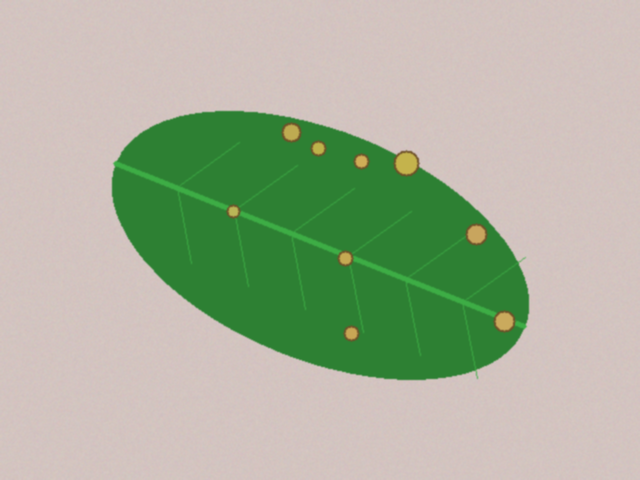
#> input picture data/sintetis/bersih/teh_041.png, 640 x 480 px, found by its file name
$ jupyter execute --allow-errors B3_histogram.ipynb   (shell and % lines are left out)
#> lines starting #> are read from the running program, lines starting #| are printed output that depends on the picture
### src/utils_cv.py
"""utils_cv.py: fungsi bantu yang dipakai ulang sepanjang semester."""
import cv2
import numpy as np
import matplotlib.pyplot as plt


def baca(path):
    """Membaca citra dan langsung memberi pesan jelas bila gagal."""
#> called with path = '../data/sintetis/citra/teh_041.png'
    img = cv2.imread(path)
#> img is the input picture: shape (480, 640, 3); mean B, G, R 155.5, 178.6, 168.9
    if img is None:
        raise FileNotFoundError(f"Citra tidak ditemukan: {path}")
    return img


def tampil(daftar, judul, baris=1, ukuran=(14, 4)):
    """Menampilkan beberapa citra berdampingan. Citra 3 kanal dianggap BGR."""
    kolom = int(np.ceil(len(daftar) / baris))
    plt.figure(figsize=ukuran)
    for i, (im, jd) in enumerate(zip(daftar, judul)):
        plt.subplot(baris, kolom, i + 1)
        if im.ndim == 3:
            plt.imshow(cv2.cvtColor(im, cv2.COLOR_BGR2RGB))
        else:
            plt.imshow(im, cmap="gray", vmin=0, vmax=255)
        plt.title(jd)
        plt.axis("off")
    plt.tight_layout()


def kontras_bercak(kanal, mask_daun, mask_bercak):
    """KB = |rerata bercak - rerata daun sehat| / simpangan baku daun sehat.
    Makin besar KB, makin mudah bercak dipisahkan dari daun sehat."""
    k = kanal.astype(np.float64)
    sehat = (mask_daun > 0) & (mask_bercak == 0)
    bercak = mask_bercak > 0
    if bercak.sum() == 0:
        return float("nan")
    return abs(k[bercak].mean() - k[sehat].mean()) / (k[sehat].std() + 1e-6)


def statistik(gray):
    """Ringkasan statistik intensitas untuk mendiagnosis mutu citra."""
    return {"rerata": round(float(gray.mean()), 1),
            "simpangan_baku": round(float(gray.std()), 1),
            "min": int(gray.min()), "maks": int(gray.max()),
            "persen_gelap": round(100 * float((gray < 50).mean()), 1),
            "persen_terang": round(100 * float((gray > 205).mean()), 1)}

### notebook/B3_histogram.ipynb
[cell 1]
from google.colab import drive
drive.mount('/content/drive')

import os, sys, importlib
ROOT = "/content/drive/MyDrive/simuteh-2330511091"
SRC = f"{ROOT}/src"
if SRC not in sys.path:
    sys.path.insert(0, SRC)
importlib.invalidate_caches()
os.chdir(f"{ROOT}/notebook")

import cv2, numpy as np, pandas as pd, matplotlib.pyplot as plt
from utils_cv import baca, tampil, kontras_bercak, statistik
print("OK", os.getcwd())

[cell 2]
nama_berat = ["teh_041.png", "teh_042.png", "teh_043.png", "teh_044.png", "teh_045.png"]
plt.figure(figsize=(9, 4))
for nama in nama_berat:
    gray = cv2.cvtColor(baca(f"../data/sintetis/citra/{nama}"), cv2.COLOR_BGR2GRAY)
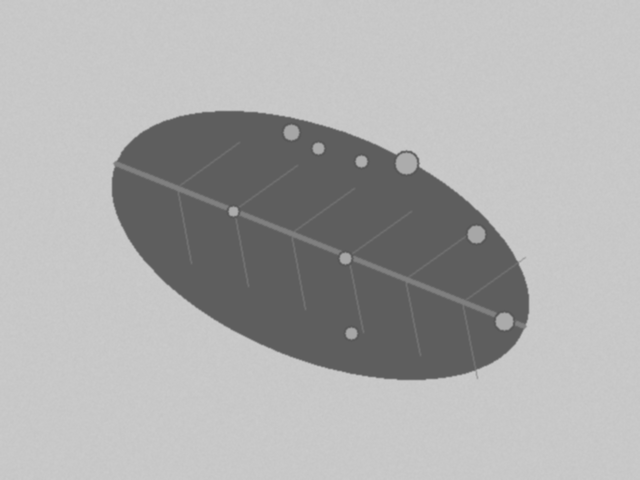
#> gray: shape (480, 640); min 86, max 203, mean 173
    print(nama, statistik(gray))
#| teh_041.png {'rerata': 173.0, 'simpangan_baku': 45.2, 'min': 86, 'maks': 203, 'persen_gelap': 0.0, 'persen_terang': 0.0}
    hist = cv2.calcHist([gray], [0], None, [256], [0, 256])
#> hist = 256 values, max 82832 at index 200, min 0 at index 0, mean 1200
    plt.plot(hist, label=nama)
#> pass 2 of the loop `for nama in nama_berat:`:
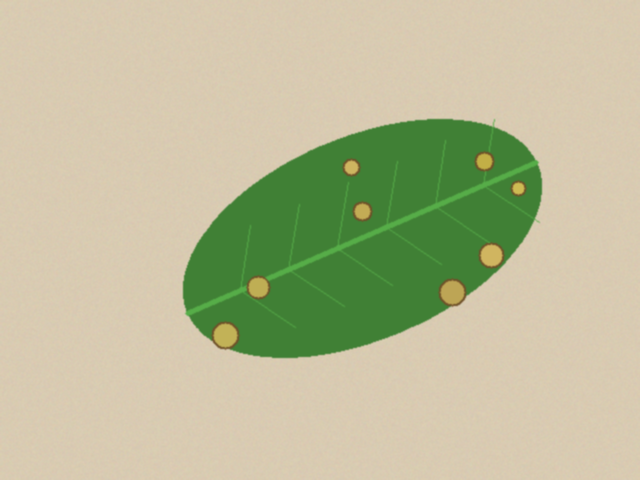
#> input picture data/sintetis/bersih/teh_042.png, 640 x 480 px, found by its file name
#> in baca, img is the input picture: shape (480, 640, 3); mean B, G, R 153.2, 188.3, 187.6
#> `gray = cv2.cvtColor(baca(f"../data/sintetis/citra/{nama}"), cv2.COLOR_..`:
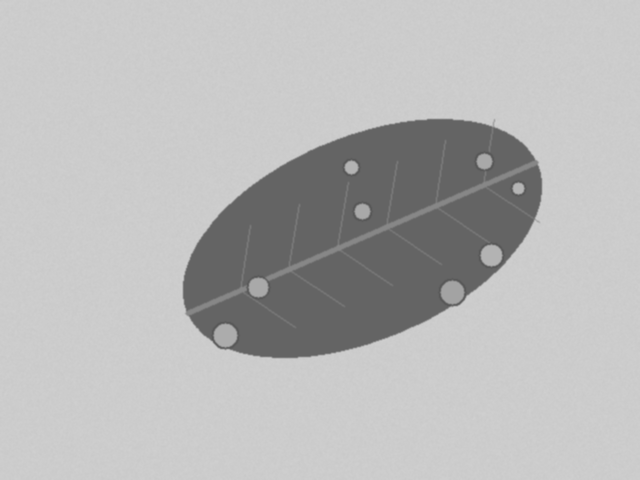
#> gray: shape (480, 640); min 88, max 207, mean 184.1
#| teh_042.png {'rerata': 184.1, 'simpangan_baku': 40.2, 'min': 88, 'maks': 207, 'persen_gelap': 0.0, 'persen_terang': 2.8}
#> hist = 256 values, max 96978 at index 204, min 0 at index 0, mean 1200
#> pass 3 of the loop `for nama in nama_berat:`:
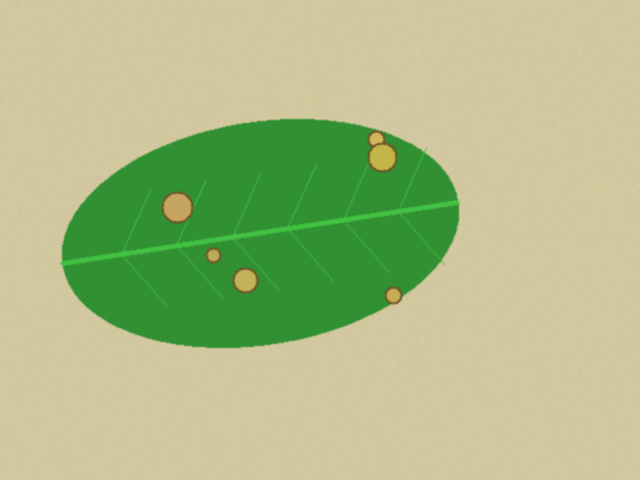
#> input picture data/sintetis/bersih/teh_043.png, 640 x 480 px, found by its file name
#> in baca, img is the input picture: shape (480, 640, 3); mean B, G, R 134.6, 187.3, 174
#> `gray = cv2.cvtColor(baca(f"../data/sintetis/citra/{nama}"), cv2.COLOR_..`:
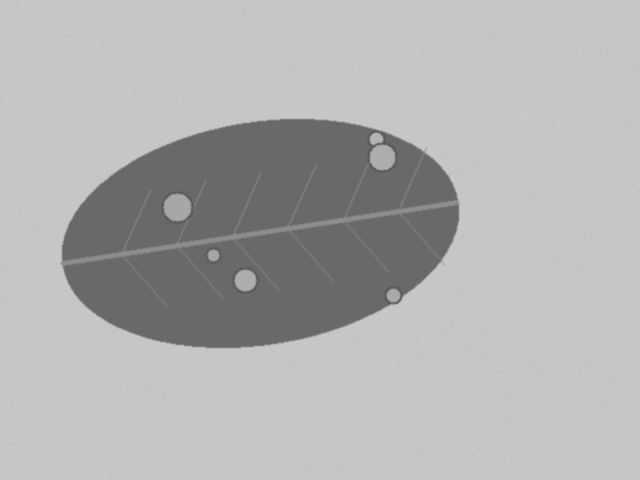
#> gray: shape (480, 640); min 84, max 202, mean 177.4
#| teh_043.png {'rerata': 177.4, 'simpangan_baku': 38.1, 'min': 84, 'maks': 202, 'persen_gelap': 0.0, 'persen_terang': 0.0}
#> hist = 256 values, max 95064 at index 198, min 0 at index 0, mean 1200
#> the loop made 5 passes; the first 3 are shown
plt.xlabel("Intensitas"); plt.ylabel("Jumlah piksel"); plt.legend()
plt.savefig("../hasil/b3_histogram_5kondisi.png", dpi=150)
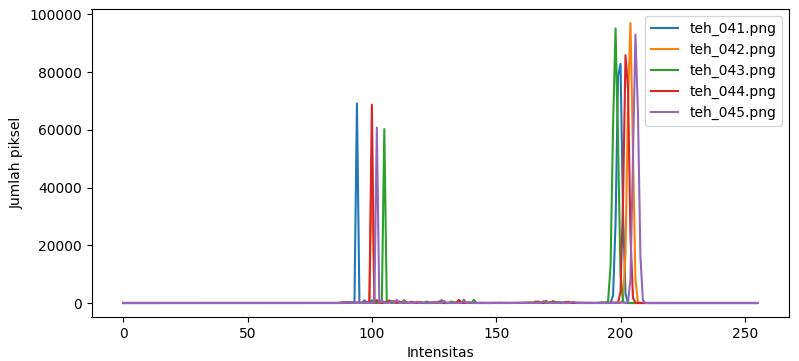
#> figure drawn by matplotlib, 1 panel; curve peaks at x = 200, y = 82832; curve peaks at x = 204, y = 96978; curve peaks at x = 198, y = 95064
#> `st = statistik(gray)`: st = {'rerata': 173, 'simpangan_baku': 45.2, 'min': 86, 'maks': 203, 'persen_gelap': 0, 'persen_terang': 0}
#> pass 2 of the loop `for kelas, awal in [("berat", 41), ("ringan", 21)]:`:
#> nama = 'teh_021.png'
plt.show()

[cell 3]
kondisi = ["normal", "gelap", "terang", "kontras_rendah", "bayangan"]
baris = []
#> (the rest of this cell did not finish here and is left out)

[cell 4]
nama = "teh_045.png"                 # kondisi bayangan
img = baca(f"../data/sintetis/citra/{nama}")
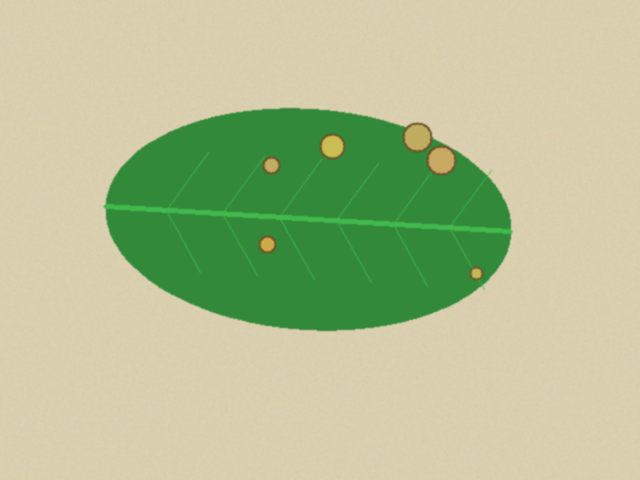
#> input picture data/sintetis/bersih/teh_045.png, 640 x 480 px, found by its file name
#> in baca, img is the input picture: shape (480, 640, 3); mean B, G, R 147.8, 191, 179.9
md = cv2.imread(f"../data/sintetis/mask_daun/{nama}", 0)
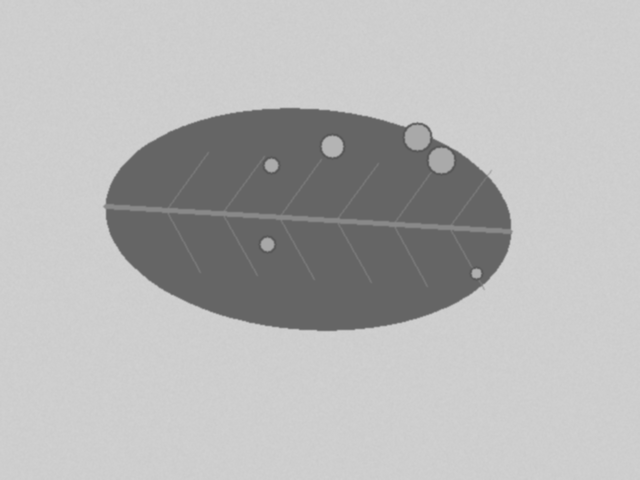
#> md: shape (480, 640); min 87, max 209, mean 182.2
mb = cv2.imread(f"../data/sintetis/mask_bercak/{nama}", 0)
gray = cv2.cvtColor(img, cv2.COLOR_BGR2GRAY)

def gamma_lut(g):
    lut = np.array([255 * (i / 255) ** g for i in range(256)])
    return lut.clip(0, 255).astype(np.uint8)

rmin, rmax = np.percentile(gray, (2, 98))      # abaikan 2% piksel ekstrem
#> rmin = 102; rmax = 208
hasil = {
    "asli": gray,
    "negatif": 255 - gray,
    "cerah+50": cv2.add(gray, 50),
    "kontras": cv2.convertScaleAbs(gray, alpha=1.5, beta=-40),
    "regang": np.clip((gray - rmin) / (rmax - rmin) * 255,
                      0, 255).astype(np.uint8),
    "gamma0.5": cv2.LUT(gray, gamma_lut(0.5)),
    "gamma1.8": cv2.LUT(gray, gamma_lut(1.8)),
    "ekualisasi": cv2.equalizeHist(gray),
    "CLAHE": cv2.createCLAHE(clipLimit=2.0,
                             tileGridSize=(8, 8)).apply(gray),
}
for nm, c in hasil.items():
    print(f"{nm:10s} KB={kontras_bercak(c, md, mb):.2f} "
          f"sigma={c.std():.1f}")
#> this loop made 9 passes
#> nm on passes 1 to 9: 'asli', 'negatif', 'cerah+50', 'kontras', 'regang', 'gamma0.5', 'gamma1.8', 'ekualisasi', 'CLAHE'
#| asli       KB=nan sigma=42.8
#| negatif    KB=nan sigma=42.8
#| cerah+50   KB=nan sigma=42.3
#| kontras    KB=nan sigma=58.3
#| regang     KB=nan sigma=102.8
#| gamma0.5   KB=nan sigma=27.9
#| gamma1.8   KB=nan sigma=51.4
#| ekualisasi KB=nan sigma=74.4
#> (further printed lines are left out)
#> pass 2, in kontras_bercak (call 2), `k = kanal.astype(np.float64)`:
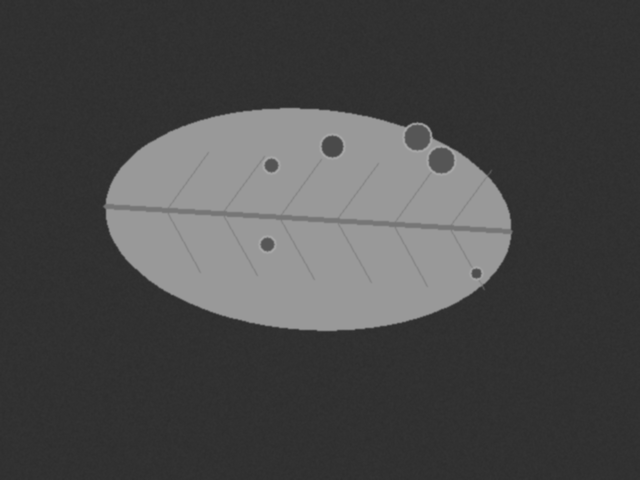
#> k: shape (480, 640) float64; min 45, max 168, mean 72.2

[cell 5]
def panel(daftar, judul, simpan):
#> called with simpan = '../hasil/b3_perbaikan_bayangan.png'
    n = len(daftar)
#> n = 3
    fig, ax = plt.subplots(2, n, figsize=(4 * n, 6))
    for i, (c, jd) in enumerate(zip(daftar, judul)):
        ax[0, i].imshow(c, cmap="gray", vmin=0, vmax=255); ax[0, i].set_title(jd); ax[0, i].axis("off")
        ax[1, i].hist(c.ravel(), bins=256, range=(0, 255), color="#2250d6")
        ax[1, i].set_xlabel("Intensitas"); ax[1, i].set_ylabel("Jumlah piksel")
#> this loop made 3 passes
#> jd on passes 1 to 3: 'Asli (bayangan)', 'Ekualisasi global', 'CLAHE (clip 2, tile 8)'
    plt.tight_layout(); plt.savefig(simpan, dpi=150); plt.show()
#> after `plt.tight_layout()`:
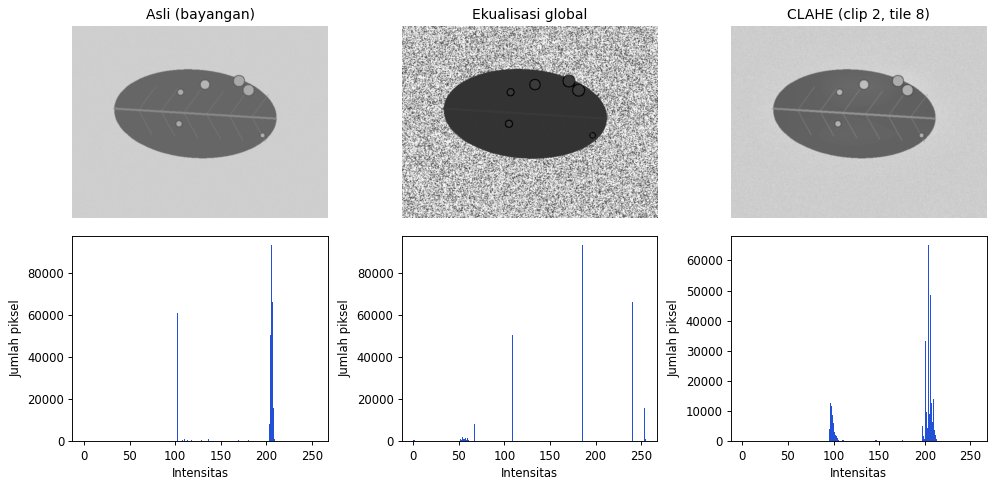
#> figure drawn by matplotlib, 6 panels; panel 4: tallest bar 92941 high, from x = 205.2 to 206.2; panel 5: tallest bar 92941 high, from x = 185.3 to 186.3; panel 6: tallest bar 65006 high, from x = 203.2 to 204.2

panel([hasil["asli"], hasil["ekualisasi"], hasil["CLAHE"]],
      ["Asli (bayangan)", "Ekualisasi global", "CLAHE (clip 2, tile 8)"],
      "../hasil/b3_perbaikan_bayangan.png")
panel([hasil[k] for k in ["negatif", "cerah+50", "kontras", "regang", "gamma0.5", "gamma1.8"]],
      ["negatif", "cerah+50", "kontras", "regang", "gamma0.5", "gamma1.8"],
      "../hasil/b3_operasi_titik.png")
#> call 2 of panel, with simpan = '../hasil/b3_operasi_titik.png'
#> in panel (call 2), `n = len(daftar)`: n = 6
#> the loop in panel (call 2), `for i, (c, jd) in enumerate(zip(daftar, judul)):` made 6 passes
#> in panel (call 2), `plt.tight_layout()`:
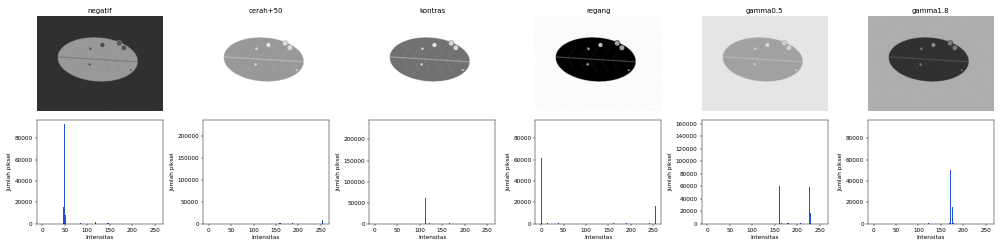
#> figure drawn by matplotlib, 12 panels; panel 7: tallest bar 92941 high, from x = 48.81 to 49.8; panel 8: tallest bar 226440 high, from x = 254 to 255; panel 9: tallest bar 235468 high, from x = 254 to 255; panel 10: tallest bar 92941 high, from x = 249 to 250

[cell 6]
for clip in [1.0, 2.0, 4.0]:
    for tile in [4, 8, 16]:
        c = cv2.createCLAHE(clipLimit=clip, tileGridSize=(tile, tile)).apply(gray)
        print(f"clip={clip} tile={tile}: KB={kontras_bercak(c, md, mb):.2f}")
#> this loop made 3 passes
#| clip=1.0 tile=4: KB=nan
#| clip=1.0 tile=8: KB=nan
#| clip=1.0 tile=16: KB=nan
#| clip=2.0 tile=4: KB=nan
#| clip=2.0 tile=8: KB=nan
#| clip=2.0 tile=16: KB=nan
#| clip=4.0 tile=4: KB=nan
#| clip=4.0 tile=8: KB=nan
#| clip=4.0 tile=16: KB=nan

clahe = cv2.createCLAHE(clipLimit=2.0, tileGridSize=(8, 8))
hsv = cv2.cvtColor(img, cv2.COLOR_BGR2HSV)
#> hsv: shape (480, 640, 3); mean H, S, V 31.4, 76.2, 199.6
hsv[:, :, 2] = clahe.apply(hsv[:, :, 2])
#> hsv: shape (480, 640, 3); mean H, S, V 31.4, 76.2, 196
via_v = cv2.cvtColor(hsv, cv2.COLOR_HSV2BGR)
via_bgr = cv2.merge([clahe.apply(c) for c in cv2.split(img)])
tampil([img, via_v, via_bgr], ["Asli", "CLAHE kanal V", "CLAHE tiap kanal BGR"])
#> in tampil, `kolom = int(np.ceil(len(daftar) / baris))`: kolom = 3
#> the loop in tampil, `for i, (im, jd) in enumerate(zip(daftar, judul)):` made 3 passes
plt.savefig("../hasil/b3_clahe_warna.png", dpi=150); plt.show()
#> after `plt.savefig('../hasil/b3_clahe_warna.png', dpi=150)`:
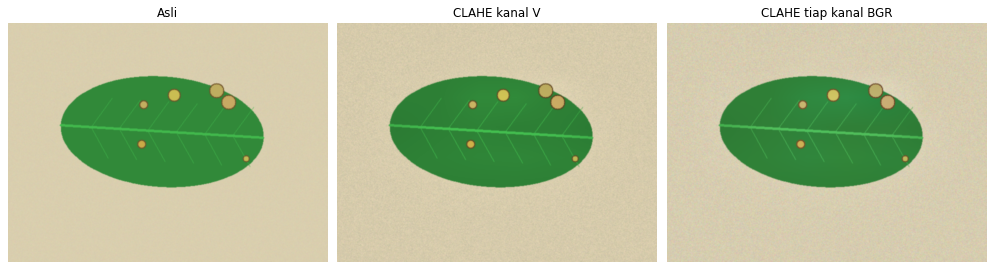
#> figure drawn by matplotlib, 3 panels
